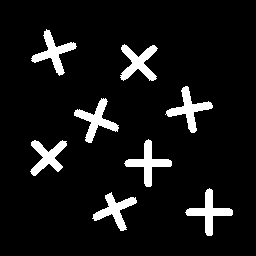
%> input picture atividadePratica03/pratica3_reg.gif, 256 x 256 px
$ octave atividade03_reg_colorida.m   (GNU Octave 9; MATLAB toolbox functions it lacks are replaced by stand-ins)
%> lines starting %> are read from the running program, lines starting %| are printed output that depends on the picture; in (x1, y1, x2, y2) boxes, pixels count from 0 and x2, y2 are one past the last pixel; in counts of white or black regions, pixels touching at a corner belong together; the program's own positions count from 1
imagem = imread("pratica3_reg.gif");
%> imagem: size 256x256 uint8; values 0 (black) and 1 (white), 8% white; 8 white regions, largest, box (x1, y1, x2, y2) and area: (120, 44, 158, 81) 672, (165, 86, 213, 133) 670, (74, 98, 119, 143) 670
[rotulos, num_rotulos] = rotulacao4con(imagem); % aplica a rotulação de componentes 4-conectadas
%> after the loop in rotulacao4con, `for i = 1:nlin`:
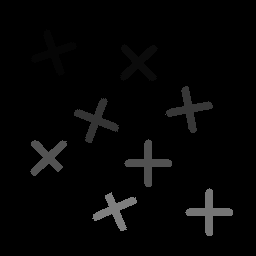
%> L: size 256x256 double; min 0, max 126, mean 5.3
%> after the loop in rotulacao4con, `for i = 1:nlin`: next_label = 145
%> in rotulacao4con, `labels = unique(L);`: labels = [0; 5; 11; 52; 55; 73; 81; 83; 117; 126]
%> in rotulacao4con, `num_labels = numel(labels) - 1;`: num_labels = 9
%> the loop in rotulacao4con, `for i = 1:num_labels` made 9 passes
%> after the loop in rotulacao4con, `for i = 1:num_labels`:
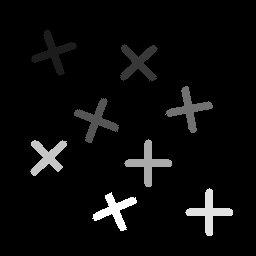
%> L: size 256x256 double; 8.02% of pixels changed, all inside (x1, y1, x2, y2) = (30, 29, 233, 236); drawn with min black and max white
%> num_rotulos = 9

disp(num_rotulos);
%| 9

[~, num_rotulos2] = rotulacao8con(imagem); % aplica a rotulação de componentes 4-conectadas
%> after the loop in rotulacao8con, `for i = 1:linhas`:
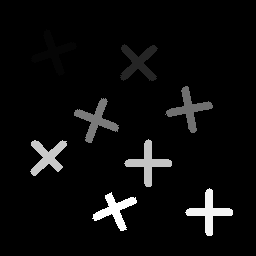
%> L: size 256x256 double; min 0, max 48, mean 2.2; drawn with min black and max white
%> after the loop in rotulacao8con, `for i = 1:linhas`: lt = 46; rotulo = 68; rt = 46
%> in rotulacao8con, `num_labels = max(L(:));`: num_labels = 48
%> num_rotulos2 = 48

disp(num_rotulos2);
%| 48

cores = rand(num_rotulos, 3); % gera uma matriz de cores aleatórias para cada rótulo

imagem_colorida = zeros(size(rotulos, 1), size(rotulos, 2), 3); % cria uma imagem colorida vazia

for i = 1:num_rotulos
    mascara_rotulo = rotulos == i; % cria uma máscara para o rótulo atual
    imagem_colorida(:, :, 1) = imagem_colorida(:, :, 1) + mascara_rotulo .* cores(i, 1); % atribui a cor vermelha
    imagem_colorida(:, :, 2) = imagem_colorida(:, :, 2) + mascara_rotulo .* cores(i, 2); % atribui a cor verde
    imagem_colorida(:, :, 3) = imagem_colorida(:, :, 3) + mascara_rotulo .* cores(i, 3); % atribui a cor azul
end
%> this loop made 9 passes
%> pass 1, `mascara_rotulo = rotulos == i;`:
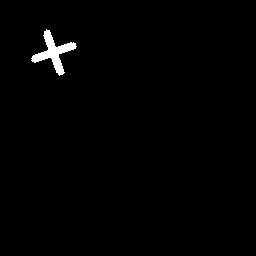
%> mascara_rotulo: size 256x256 logical; 1% white; 1 white region, box (x1, y1, x2, y2) and area: (31, 29, 77, 76) 667
%> after the loop:
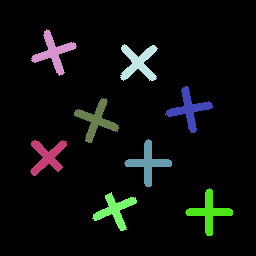
%> imagem_colorida: size 256x256x3 double; mean R, G, B 0.0424, 0.0505, 0.0447

imshow(imagem_colorida); % exibe a imagem colorida na tela
imwrite(imagem_colorida, "resultadoColorido.png");

%Perus
disp("Perus");

imagem = imread("pratica3_tur.gif");
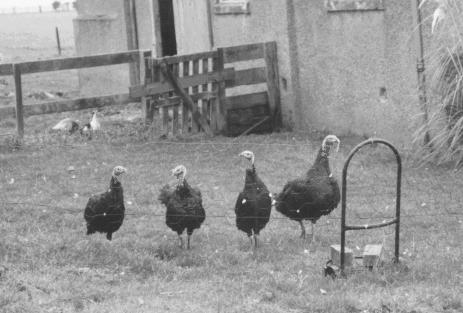
%> input picture atividadePratica03/pratica3_tur.gif, 463 x 313 px
%> imagem is the input picture: size 313x463 uint8; min 38, max 253, mean 148.7
[rotulos, num_rotulos] = rotulacao4con(imagem); % aplica a rotulação de componentes 4-conectadas
%> after the loop in rotulacao4con (call 2), `for i = 1:nlin`:
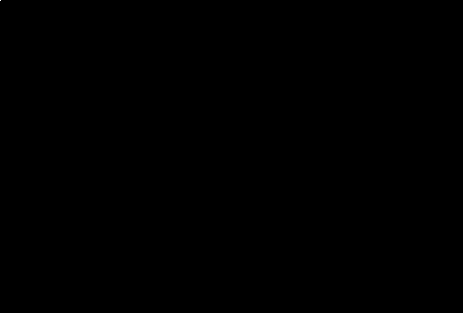
%> L: size 313x463 double; values 0 (black) and 1 (white), 0% white in thin lines or dots, all inside (x1, y1, x2, y2) = (0, 0, 1, 1)
%> after the loop in rotulacao4con (call 2), `for i = 1:nlin`: next_label = 2
%> in rotulacao4con (call 2), `labels = unique(L);`: labels = [0; 1]
%> in rotulacao4con (call 2), `num_labels = numel(labels) - 1;`: num_labels = 1
%> the loop in rotulacao4con (call 2), `for i = 1:num_labels` made 1 pass
%> num_rotulos = 1

disp(num_rotulos);
%| 1

[rotulos2, num_rotulos2] = rotulacao8con(imagem); % aplica a rotulação de componentes 4-conectadas
%> after the loop in rotulacao8con (call 2), `for i = 1:linhas`: L: size 313x463 double; every value is 0
%> num_rotulos2 = 0

disp(num_rotulos2);
%| 0

% Como podemos ver o numero resultante da execucao dos mesmos algoritmos
% foi de 0 e 1 para os perus, ou seja, o metodo de rotulacao por 4 ou 8
% conectadas nao foi capaz de reconhecer os 4 perus na imagem

% Definicao das funcoes
function [L, num_labels] = rotulacao4con(A)
    % A função recebe uma imagem binária A e retorna uma imagem rotulada L e o número de rótulos num_labels
    % A imagem rotulada L tem o mesmo tamanho de A e cada pixel é rotulado com um número inteiro indicando sua componente conexa
    % A rotulação segue o critério de similaridade Cs=1 e a conectividade 4

    [nlin, ncol] = size(A);
    L = zeros(nlin, ncol); % inicializa a imagem rotulada com zeros
    next_label = 1; % inicializa o próximo rótulo disponível

    % Varredura da imagem
    for i = 1:nlin

        for j = 1:ncol

            if A(i, j) == 0 % se o pixel é background, passa para o próximo
                continue
            end

            r = 0; t = 0;

            if i > 1
                r = A(i - 1, j); % pixel acima
            end

            if j > 1
                t = A(i, j - 1); % pixel à esquerda
            end

            if r == 0 && t == 0 % nenhum vizinho está rotulado
                L(i, j) = next_label; % rotula com o próximo rótulo disponível
                next_label = next_label + 1;
            elseif r == 1 && t == 0 % vizinho acima está rotulado
                L(i, j) = L(i - 1, j); % rotula com o mesmo rótulo do vizinho acima
            elseif r == 0 && t == 1 % vizinho à esquerda está rotulado
                L(i, j) = L(i, j - 1); % rotula com o mesmo rótulo do vizinho à esquerda
            elseif r == 1 && t == 1 % ambos vizinhos estão rotulados

                if L(i - 1, j) == L(i, j - 1) % vizinhos têm o mesmo rótulo
                    L(i, j) = L(i - 1, j); % rotula com o mesmo rótulo dos vizinhos
                else % vizinhos têm rótulos diferentes
                    L(i, j) = L(i - 1, j); % rotula com o rótulo do vizinho acima
                    L(L == L(i, j - 1)) = L(i - 1, j); % atualiza todos os pixels com o rótulo do vizinho à esquerda
                end

            end

        end

    end

    % Remapeia os rótulos para que sejam números inteiros sequenciais
    labels = unique(L);
    num_labels = numel(labels) - 1; % subtrai 1 porque o label 0 não conta

    for i = 1:num_labels
        L(L == labels(i + 1)) = i; % remapeia para os números inteiros sequenciais
    end

end

function [L, num_labels] = rotulacao8con(imagem)
    % Algoritmo de Rotulação 8-conectada
    % Entrada:
    %   imagem: imagem binária em tons de cinza ou preto e branco
    % Saída:
    %   L: imagem rotulada
    %   num_labels: número de componentes conexos encontrados

    % Obtem as dimensões da imagem
    [linhas, colunas] = size(imagem);

    % Inicializa a matriz de rótulos com zeros
    L = zeros(linhas, colunas);

    % Inicializa o rótulo
    rotulo = 1;

    % Percorre a imagem pixel a pixel
    for i = 1:linhas

        for j = 1:colunas
            % Se o pixel for branco (valor 1)
            if imagem(i, j) == 1
                % Obtem o valor dos pixels vizinhos
                if i == 1
                    r = 0;
                else
                    r = L(i - 1, j);
                end

                if j == 1
                    t = 0;
                else
                    t = L(i, j - 1);
                end

                if i == 1 || j == 1
                    rt = 0;
                else
                    rt = L(i - 1, j - 1);
                end

                if i == 1 || j == colunas
                    lt = 0;
                else
                    lt = L(i - 1, j + 1);
                end

                % Verifica os valores dos pixels vizinhos
                if r == 0 && t == 0 && rt == 0 && lt == 0
                    % Todos os pixels vizinhos são 0
                    % Rotula o pixel com um novo rótulo
                    L(i, j) = rotulo;
                    rotulo = rotulo + 1;
                else
                    % Obtem a lista de rótulos dos pixels vizinhos não nulos
                    rotulos = [r t rt lt];
                    rotulos(rotulos == 0) = [];

                    % Se a lista de rótulos não estiver vazia
                    if ~isempty(rotulos)
                        % Seleciona o menor rótulo
                        menor_rotulo = min(rotulos);
                        % Rotula o pixel com o menor rótulo
                        L(i, j) = menor_rotulo;
                        % Atualiza os rótulos equivalentes
                        rotulos(rotulos == menor_rotulo) = [];

                        for k = 1:length(rotulos)
                            L(L == rotulos(k)) = menor_rotulo;
                        end

                    else
                        % Todos os pixels vizinhos são 0
                        % Rotula o pixel com um novo rótulo
                        L(i, j) = rotulo;
                        rotulo = rotulo + 1;
                    end

                end

            end

        end

    end

    % Obtem o número de componentes conexos encontrados
    num_labels = max(L(:));
end
